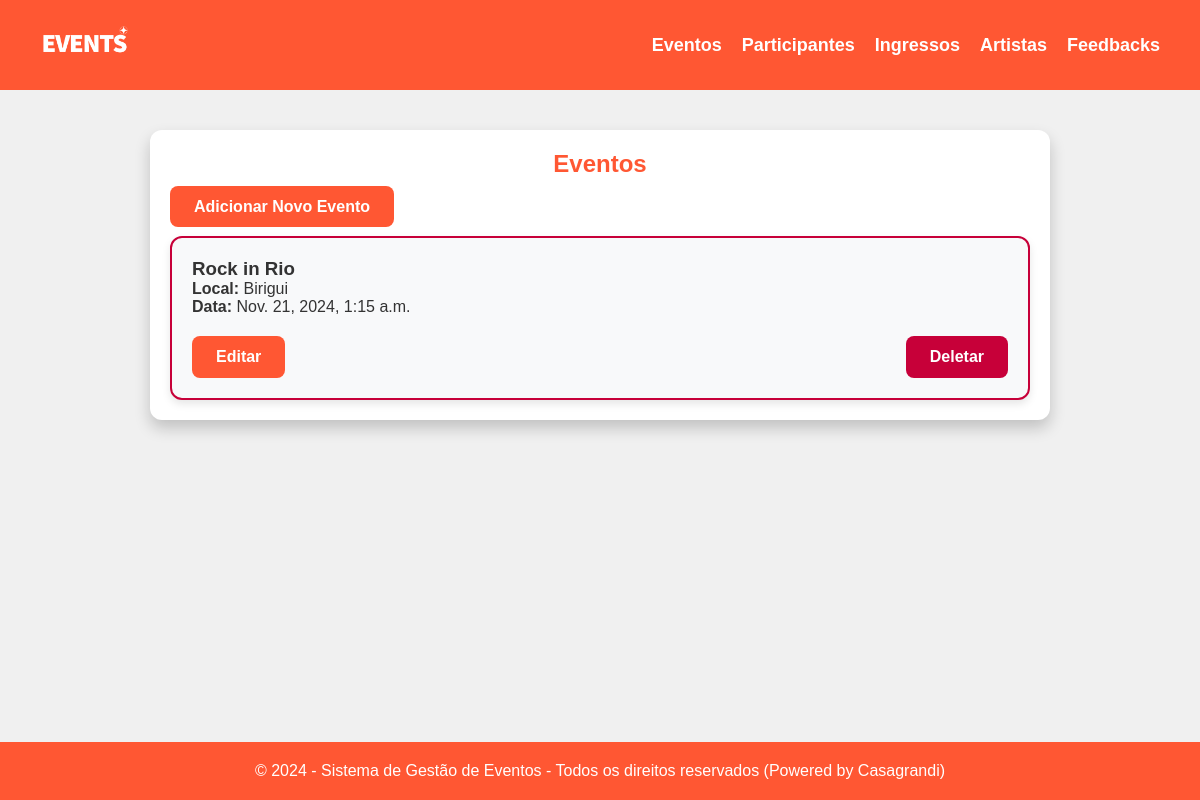
The app's page /eventos/, older data.
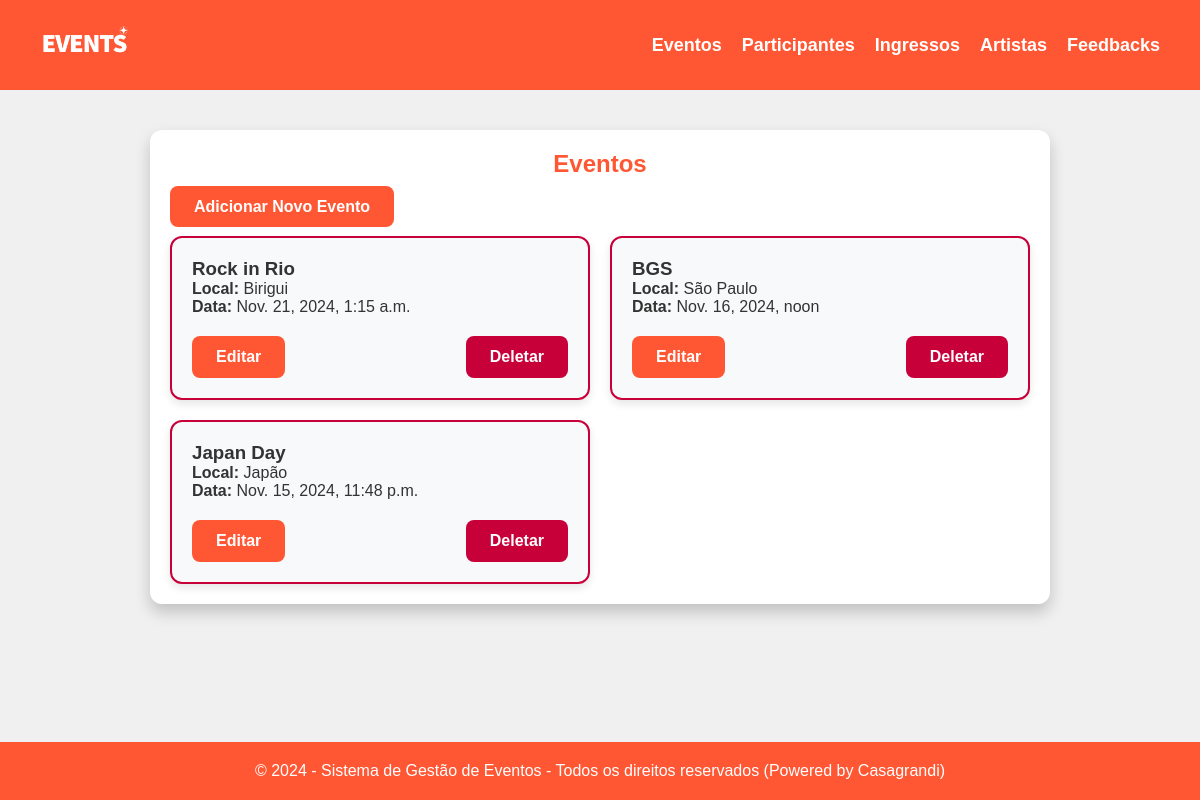
The same page, newer data.
### core/models.py (models this page shows, shortened)
class Evento(models.Model):
    nome = models.CharField(max_length=100)
    local = models.CharField(max_length=150)
    data = models.DateTimeField()

### core/views.py (the view)
# urls.py: path('eventos/', views.listar_eventos, name='listar_eventos'),
def listar_eventos(request):
    eventos = Evento.objects.all()
    return render(request, 'eventos/evento_list.html', {'eventos': eventos})

### core/templates/eventos/evento_list.html
{% extends 'eventos/base.html' %}
{% block content %}
    <h2>Eventos</h2>
    <a href="{% url 'criar_evento' %}" class="button">Adicionar Novo Evento</a>
    <div class="card-container">
        {% for evento in eventos %}
            <div class="card">
                <h3>{{ evento.nome }}</h3>
                <p><strong>Local:</strong> {{ evento.local }}</p>
                <p><strong>Data:</strong> {{ evento.data }}</p>
                <div class="actions">
                    <a href="{% url 'editar_evento' evento.id %}" class="button">Editar</a>
                    <a href="{% url 'deletar_evento' evento.id %}" class="button delete">Deletar</a>
                </div>
            </div>
        {% empty %}
            <p>Não há eventos cadastrados.</p>
        {% endfor %}
    </div>
{% endblock %}

### core/templates/eventos/base.html (shortened to what this page needs)
<!DOCTYPE html>
<html lang="pt-BR">
<head>
    {% load static %}
    <link rel="stylesheet" href="{% static 'core/css/style.css' %}">
</head>
<body>
    <header>
        <img src="{% static 'core/images/logo.png' %}" alt="Logo" class="logo">
        <nav>
            <ul>
                <li><a href="{% url 'listar_eventos' %}">Eventos</a></li>
                <li><a href="{% url 'listar_participantes' %}">Participantes</a></li>
                <li><a href="{% url 'listar_ingressos' %}">Ingressos</a></li>
                <li><a href="{% url 'listar_artistas' %}">Artistas</a></li>
                <li><a href="{% url 'listar_feedbacks' %}">Feedbacks</a></li>
            </ul>
        </nav>
    </header>
    <main>
        <div class="container">
            {% block content %}
            {% endblock %}
        </div>
    </main>
    <footer class="footer">
        © 2024 - Sistema de Gestão de Eventos - Todos os direitos reservados (Powered by Casagrandi)
    </footer>
</body>
</html>

### core/static/core/css/style.css (style rules this page uses)
* { margin: 0; padding: 0; box-sizing: border-box; }
body { font-family: Arial, sans-serif; background-color: #f0f0f0; color: #333; min-height: 100vh; display: flex; flex-direction: column; }
header { display: flex; justify-content: space-between; align-items: center; padding: 20px 40px; background-color: #ff5733; }
.logo { height: 50px; width: auto; }
nav { display: flex; gap: 20px; }
nav ul { display: flex; list-style: none; gap: 20px; }
nav a { color: #fff; font-size: 18px; font-weight: bold; text-decoration: none; }
.container { max-width: 900px; margin: 40px auto; padding: 20px; background-color: #fff; box-shadow: 0 8px 16px rgba(0, 0, 0, 0.2); border-radius: 12px; }
h2 { margin-bottom: 20px; color: #ff5733; text-align: center; }
.card-container { display: grid; grid-template-columns: repeat(auto-fit, minmax(300px, 1fr)); gap: 20px; margin-top: 20px; }
.card { padding: 20px; background-color: #f8f9fa; border: 2px solid #c70039; border-radius: 12px; box-shadow: 0 4px 8px rgba(0, 0, 0, 0.1); }
.actions { margin-top: 20px; display: flex; justify-content: space-between; }
.button { padding: 12px 24px; color: #fff; background-color: #ff5733; border-radius: 8px; text-decoration: none; font-weight: bold; }
.button.delete { background-color: #c70039; }
.footer { text-align: center; padding: 20px; background-color: #ff5733; color: #fff; width: 100%; margin-top: auto; }

Row changes from the older to the newer data that the page shows:
added Evento: nome "BGS", local "São Paulo", data "Nov. 16, 2024, noon"
added Evento: nome "Japan Day", local "Japão", data "Nov. 15, 2024, 11:48 p.m."
